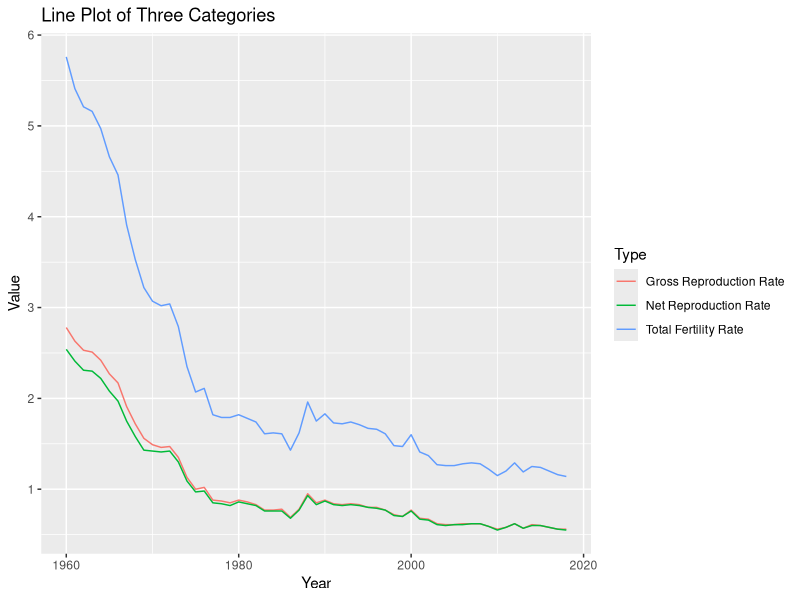
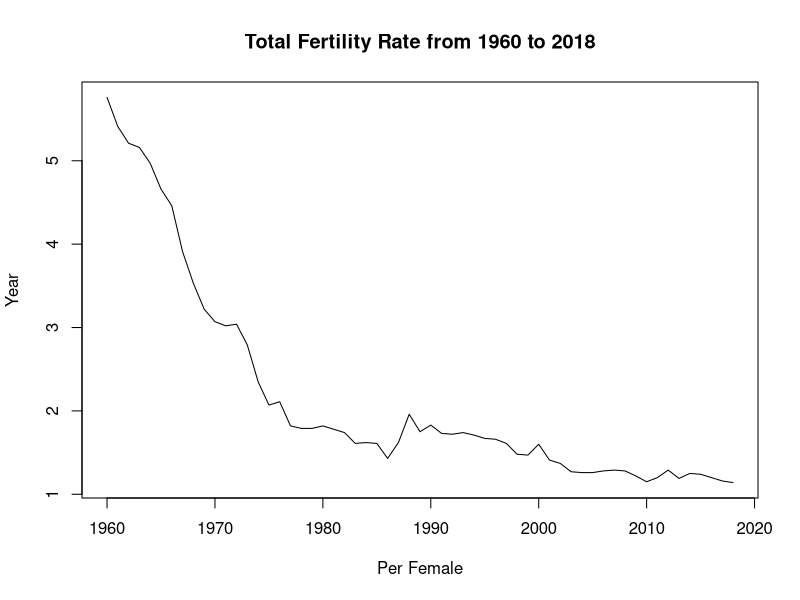
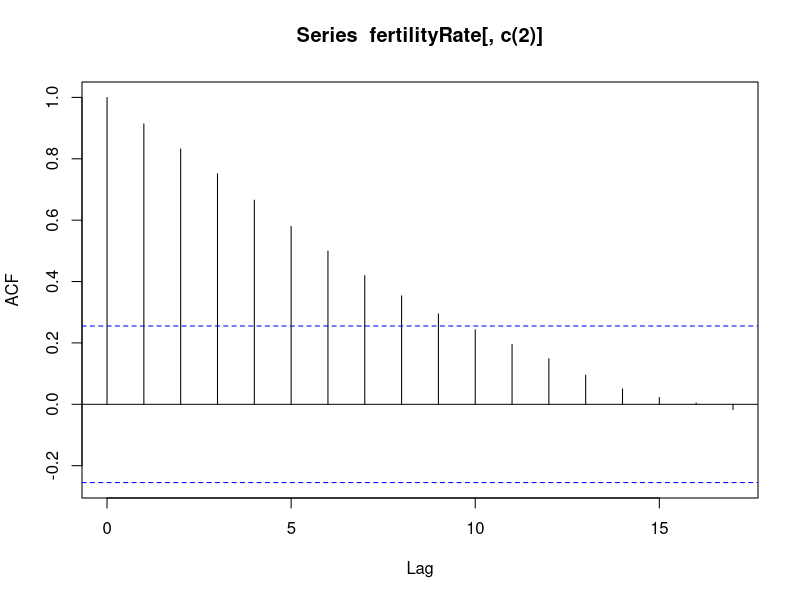
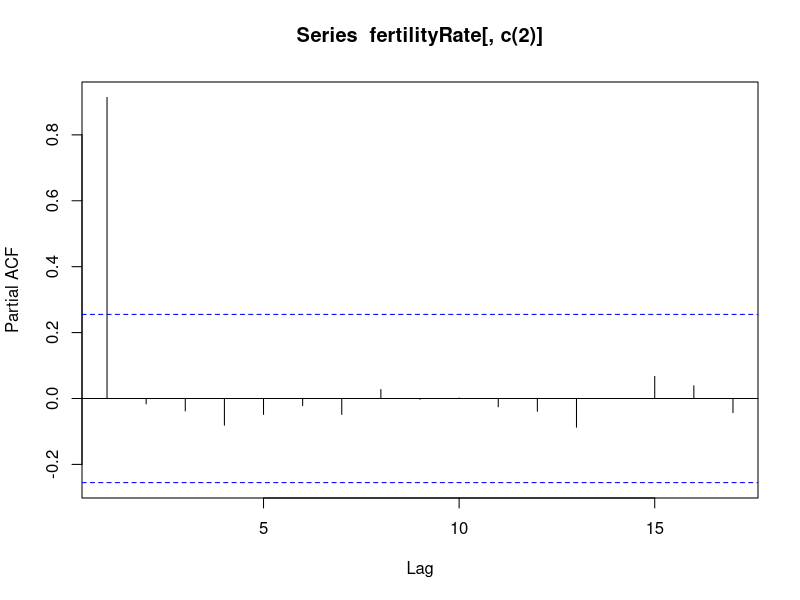
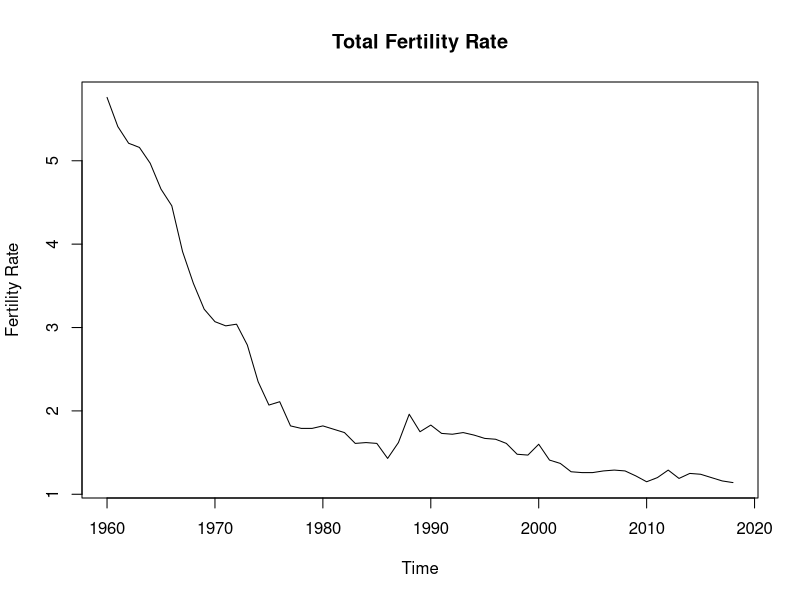
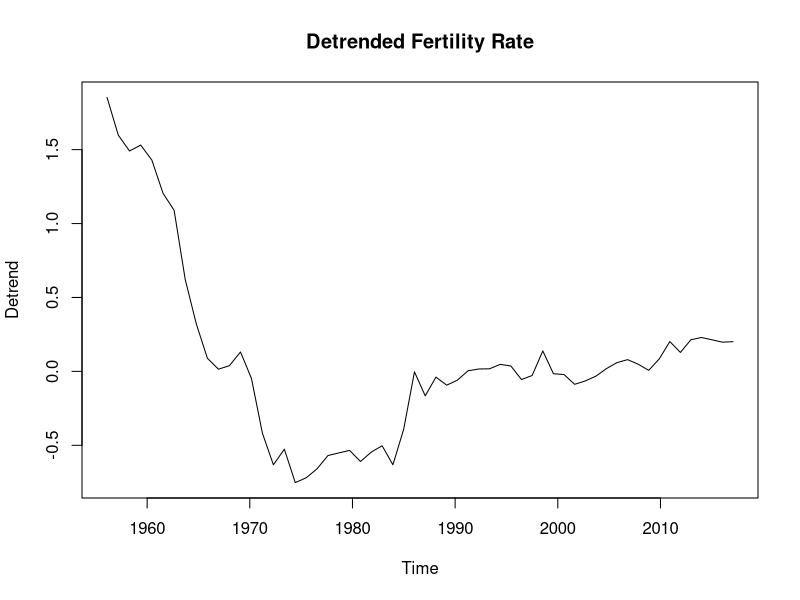
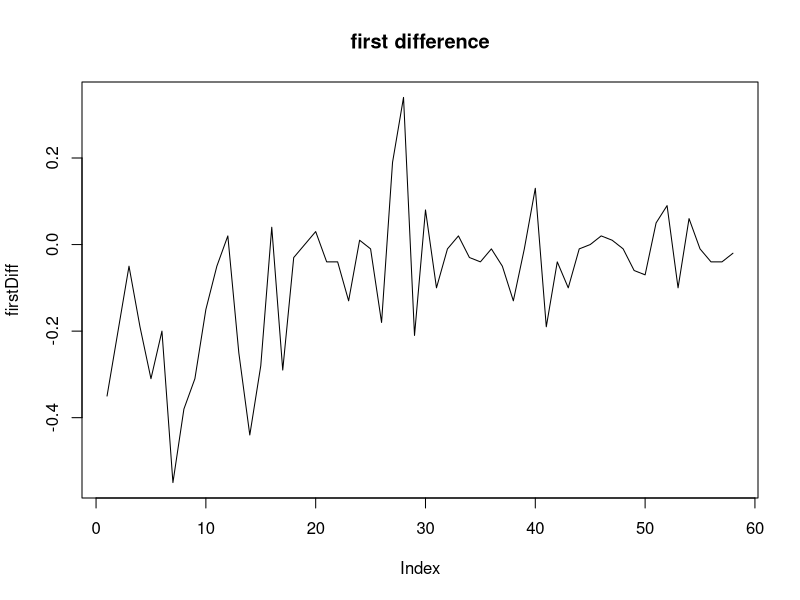
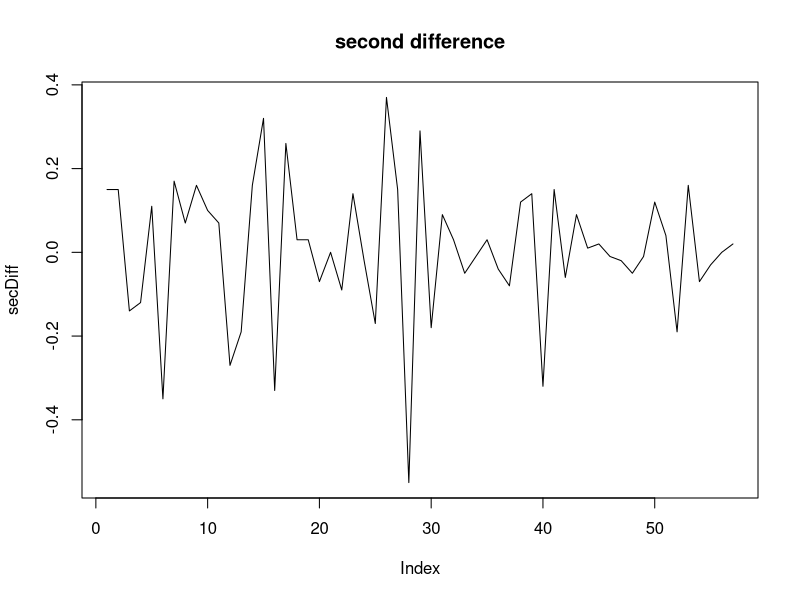

Write the R code that produced these figures, in order.
## ---- chunk 1
knitr::opts_chunk$set(echo = TRUE)
## ---- chunk 2
data = read.csv("./data/data.csv")
## ---- chunk 3
# check for null values
colSums(is.na(data))

# plot
#install.packages("ggplot2")
library(ggplot2)
ggplot(data, aes(x = year, y = value, group = level_1, color = level_1)) +
  geom_line() +
  labs(title = "Line Plot of Three Categories", x = "Year", y = "Value", color = 'Type')
## ---- chunk 4
# keep total fertility rate only
fertilityRate = subset(data, level_1 == "Total Fertility Rate")
fertilityRate = fertilityRate[, c(1,3)]
plot(x = fertilityRate$year, y = fertilityRate$value, type = "l",
     main = "Total Fertility Rate from 1960 to 2018",
     xlab = "Per Female",
     ylab = "Year")
## ---- chunk 5
# ACF and PACF of raw data1
acf(fertilityRate[, c(2)])
pacf(fertilityRate[, c(2)])
## ---- chunk 6
# fit model
x = 1:length(fertilityRate$value)
y = fertilityRate$value
m = lm(log(y)~x)
summary(m)
plot(fertilityRate, type = "l", main = "Total Fertility Rate", xlab = "Time", ylab = "Fertility Rate")

# detrend the data
predictions = exp(predict(m, newdata = fertilityRate))
fertilityRate_detrended = fertilityRate - predictions
plot(fertilityRate_detrended, type = "l", main = "Detrended Fertility Rate", xlab = "Time", ylab = "Detrend")

# first difference
firstDiff = diff(fertilityRate[, c(2)], difference = 1)
plot(firstDiff, type = "l", main = "first difference")

# second difference
secDiff = diff(fertilityRate[, c(2)], difference = 2)
plot(secDiff, type = "l", main = "second difference")
## ---- chunk 7
# first difference
#install.packages("tseries")
library(tseries)
adf.test(firstDiff)

# second difference
adf.test(secDiff)
## ---- chunk 8
acf(secDiff)
pacf(secDiff)
## ---- chunk 9
searchParams <- function(pList, dList, qList){
  for (p in pList){
    for (d in dList){
      for (q in qList){
        params = c(p, d, q)
        model = arima(secDiff, order = params, include.mean = FALSE)
        aic = AIC(model)
        print(aic)
      }
    }
  }
}

pList = c(0,1,2)
dList = c(0,1,2)
qList = c(0,1,2)


searchParams(pList, dList, qList)
